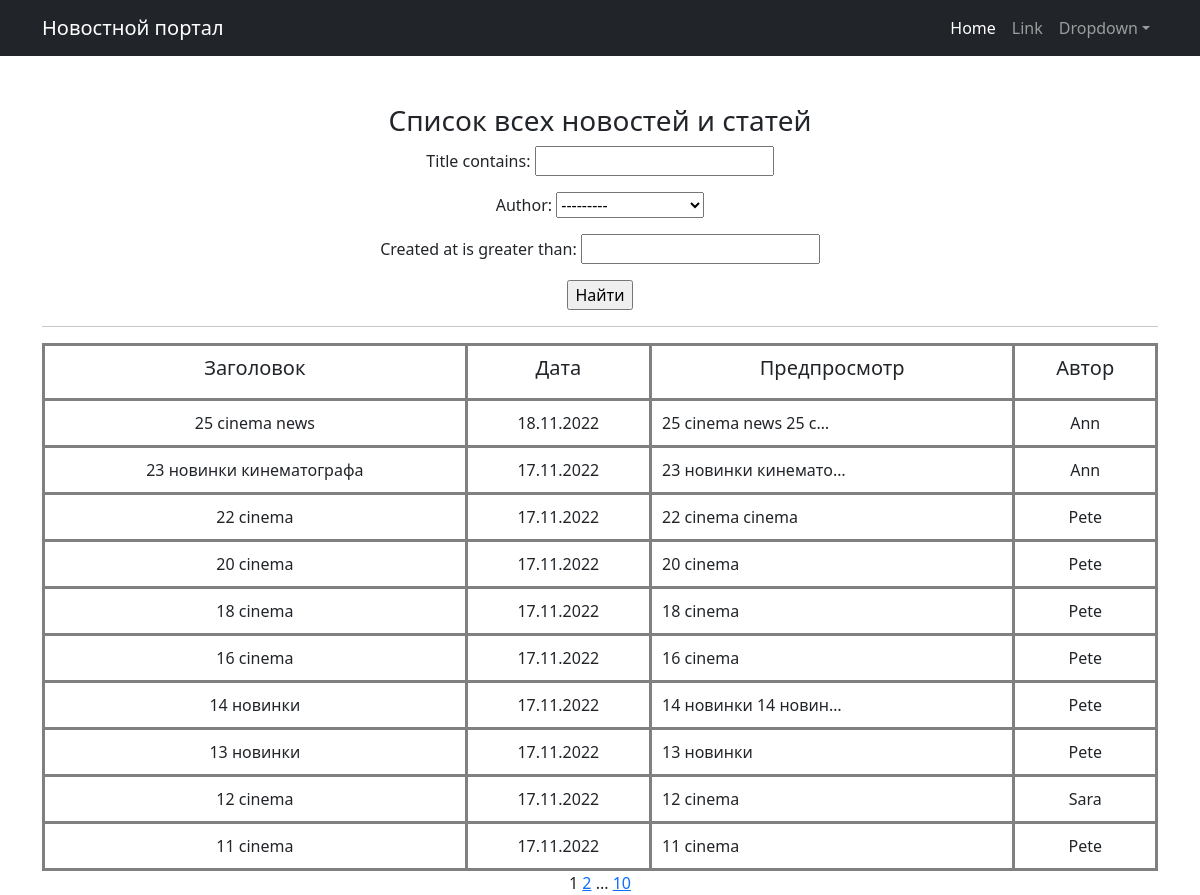
The app's page /news/search/ with its own data.
### news/models.py (models this page shows, shortened)
class Post(models.Model):
    article = "ARTS"
    news = "NEWS"
    TYPES = [
        (news, "Новость"),
        (article, "Статья"),
    ]
    preview_len = 124
    author = models.ForeignKey(Author, on_delete=models.CASCADE)
    type_post = models.CharField(max_length=4, choices=TYPES)
    title = models.CharField(max_length=255)
    content = models.TextField()
    rating = models.IntegerField(default=0)
    created_at = models.DateTimeField(auto_now_add=True)
    categories = models.ManyToManyField(Category, through="PostCategory")

class Author(models.Model):
    user = models.OneToOneField(User, on_delete=models.CASCADE)
    rating = models.IntegerField(default=0)

### news/views.py (the view)
# urls.py: path("news/search/", PostSearch.as_view(), name="post_search"),
class PostSearch(ListView):
    model = Post
    ordering = "-created_at"
    template_name = "post_search.html"
    paginate_by = 10
    context_object_name = "post_list"
    def get_queryset(self):
        queryset = super().get_queryset()
        self.filterset = PostFilter(self.request.GET, queryset)
        return self.filterset.qs
    def get_context_data(self, **kwargs):
        context = super().get_context_data()
        context["filterset"] = self.filterset
        return context

### news/templatetags/custom_filters.py (called while the page is built)
@register.filter()
def censor(value: str) -> str:
    return cens.cencor(value)

    def cencor(self, content: str) -> str:
        raw_words = content.split()
        words = [word for word in content.translate(str.maketrans("", "", string.punctuation)).split()]
        for i, word in enumerate(words):
            if word in self.__mat:
                raw_word = raw_words[i]
                last_symbol = raw_word[-1]
                if last_symbol.isalpha():
                    raw_words[i] = self.__replace(raw_word)
                else:
                    raw_words[i] = "{0}{1}".format(self.__replace(raw_word[:-1]), last_symbol)
        return " ".join(raw_words)

### templates/post_search.html (shortened to what this page needs)
{% extends 'flatpages/default.html' %}
{% load custom_filters %}
{% block content %}
    <h3>Список всех новостей и статей</h3>
    <form action=""method="get">
       {{ filterset.form.as_p }}
    <input type="submit" value="Найти">
   </form>
    <hr>
    {% if post_list %}
        <table cellpadding="10" width="100%" cols="3" align="center">
            <tr>
                <td><h5>Заголовок</h5></td>
                <td><h5>Дата</h5></td>
                <td><h5>Предпросмотр</h5></td>
                <td><h5>Автор</h5></td>
            </tr>
            {% for post in post_list%}
            <tr>
                <td>{{ post.title|censor }}</td>
                <td>{{ post.created_at|date:'d.m.Y' }}</td>
                <td align="left">{{ post.content|censor|truncatechars:20}}</td>
                <td>{{ post.author.user.username }}</td>
            </tr>
            {%endfor%}
        </table>
    {% else %}
        <h3>Новостей нет</h3>
    {% endif %}
    {{ page_obj.number }}
    {% if page_obj.has_next %}
       <a href="?page={{ page_obj.next_page_number }}">{{ page_obj.next_page_number }}</a>
       {% if paginator.num_pages != page_obj.next_page_number %}
           ...
           <a href="?page={{ page_obj.paginator.num_pages }}">{{ page_obj.paginator.num_pages }}</a>
       {% endif %}
    {% endif %}
{% endblock content %}

### records on screen
Post: title|censor "25 cinema news", created_at "18.11.2022", content|censor "25 cinema news 25 c…", author.user.username "Ann"
Post: title|censor "23 новинки кинематографа", created_at "17.11.2022", content|censor "23 новинки кинемато…", author.user.username "Ann"
Post: title|censor "22 cinema", created_at "17.11.2022", content|censor "22 cinema cinema", author.user.username "Pete"
Post: title|censor "20 cinema", created_at "17.11.2022", content|censor "20 cinema", author.user.username "Pete"
Post: title|censor "18 cinema", created_at "17.11.2022", content|censor "18 cinema", author.user.username "Pete"
Post: title|censor "16 cinema", created_at "17.11.2022", content|censor "16 cinema", author.user.username "Pete"
Post: title|censor "14 новинки", created_at "17.11.2022", content|censor "14 новинки 14 новин…", author.user.username "Pete"
Post: title|censor "13 новинки", created_at "17.11.2022", content|censor "13 новинки", author.user.username "Pete"
Post: title|censor "12 cinema", created_at "17.11.2022", content|censor "12 cinema", author.user.username "Sara"
Post: title|censor "11 cinema", created_at "17.11.2022", content|censor "11 cinema", author.user.username "Pete"

### other values on screen
{{ page_obj.number }} "1"
{{ page_obj.next_page_number }} "2"
{{ page_obj.paginator.num_pages }} "10"
